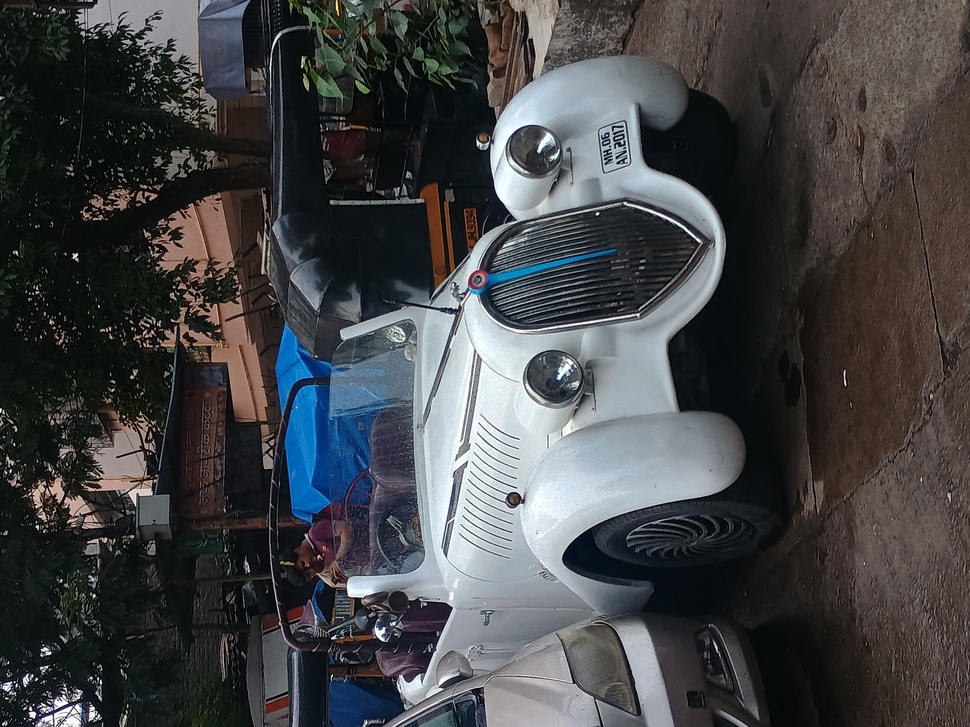
%> input picture vintage_car.jpg, 970 x 727 px, shrunk from 4096 x 3072 before the run
$ octave Histogram_Matching.m   (GNU Octave 9; MATLAB toolbox functions it lacks are replaced by stand-ins)
%> lines starting %> are read from the running program, lines starting %| are printed output that depends on the picture
clc;
close all;
clear all;

input_image = imread("images/vintage_car.jpg");
%> input_image is the input picture: size 727x970x3 uint8; mean R, G, B 67.4, 68.5, 70.3

input_image = im2gray(input_image);
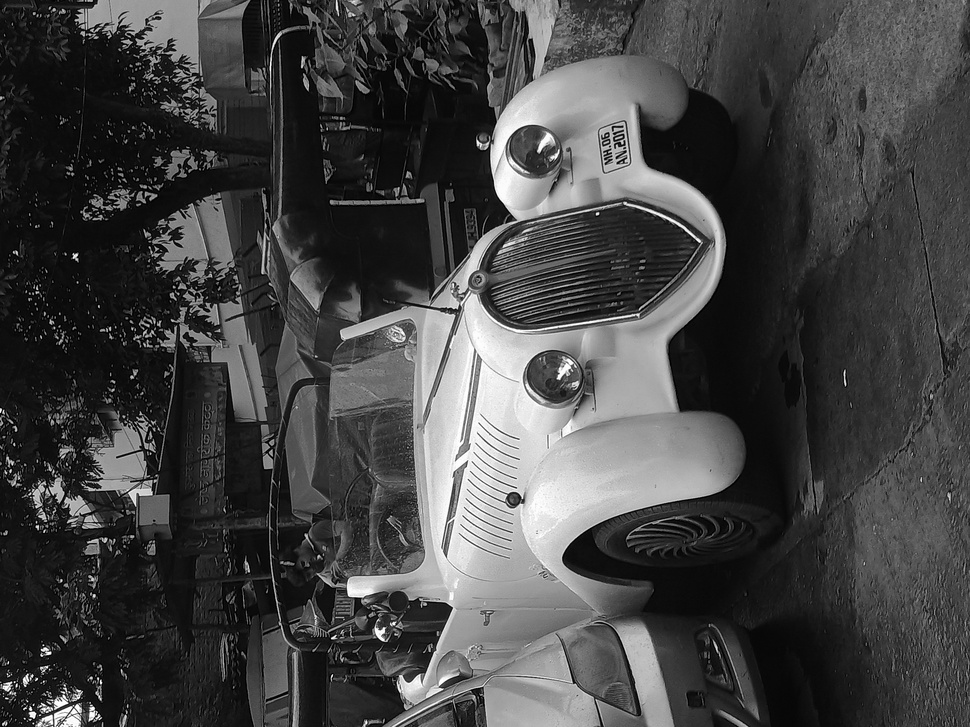
%> input_image: size 727x970 uint8; min 0, max 255, mean 68.4
input_hist = imhist(input_image);
%> input_hist = 256 values, max 18778 at index 14, min 110 at index 256, mean 2754.6
N = numel(input_image);
%> N = 705190

pdf_hist = input_hist ./ N;  % PDF
%> pdf_hist = 256 values, max 0.0266 at index 14, min 0.000156 at index 256, mean 0.00391
cdf_hist = cumsum(pdf_hist);  % CDF
%> cdf_hist = 256 values from 0.00103 to 1

ref_image = imread ("images/tree_in_the_darkness.jpeg");
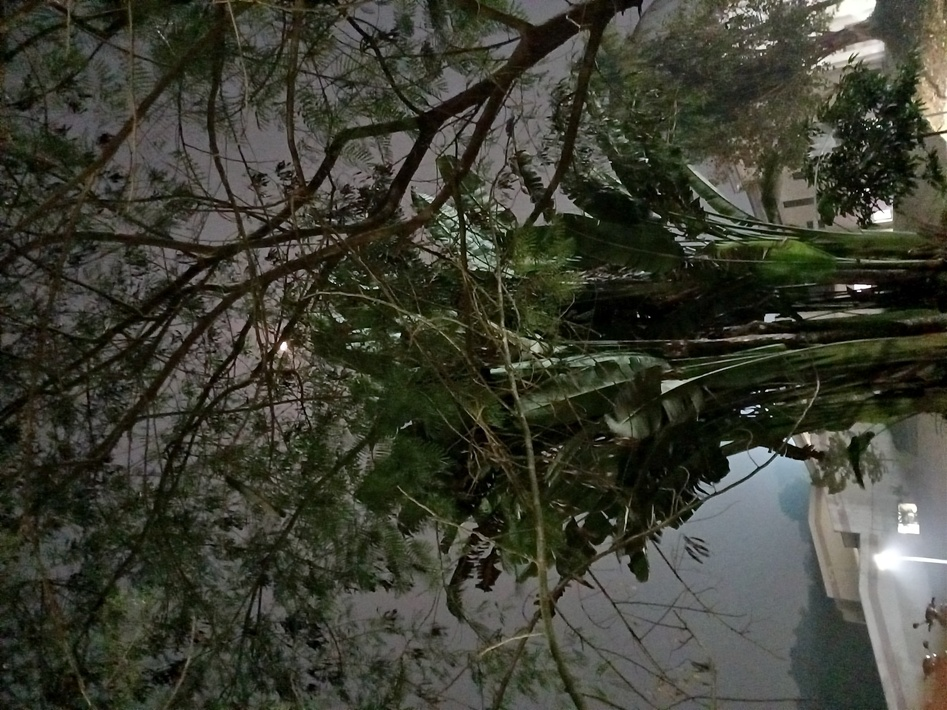
%> input picture tree_in_the_darkness.jpeg, 947 x 710 px, shrunk from 4000 x 3000 before the run
%> ref_image is the input picture: size 710x947x3 uint8; mean R, G, B 61.2, 62.5, 51.1
ref_image = im2gray(ref_image);
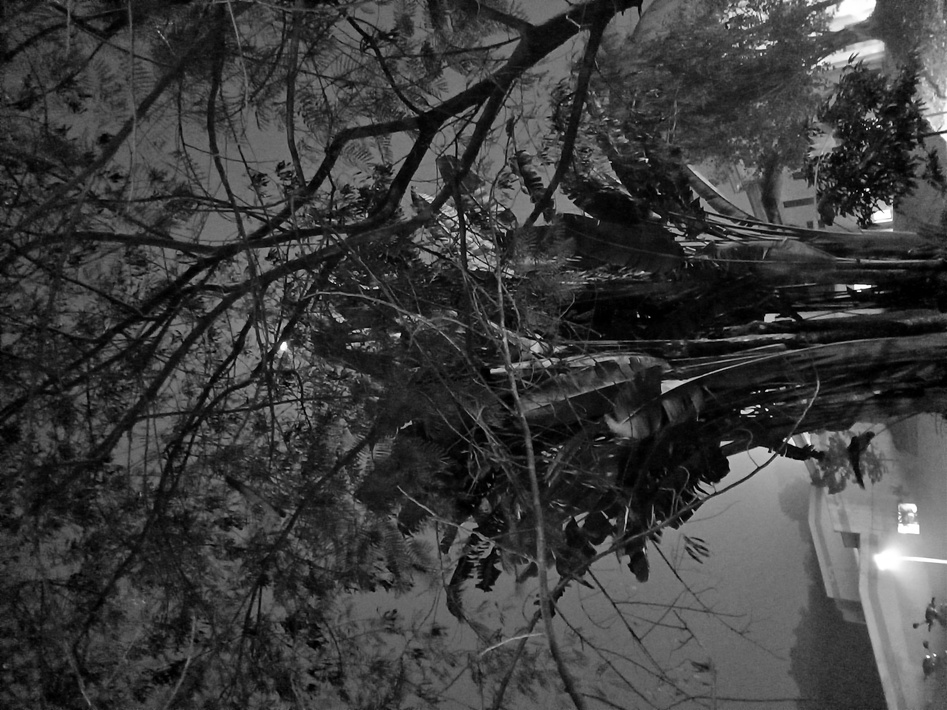
%> ref_image: size 710x947 uint8; min 0, max 255, mean 60.8
ref_hist = imhist(ref_image);
%> ref_hist = 256 values, max 8454 at index 26, min 30 at index 246, mean 2626.4
M = numel(ref_image);
%> M = 672370

pdf_hist_ref = ref_hist ./ M;     % PDF
%> pdf_hist_ref = 256 values, max 0.0126 at index 26, min 4.46e-05 at index 246, mean 0.00391
cdf_hist_ref = cumsum(pdf_hist_ref);  % CDF
%> cdf_hist_ref = 256 values from 0.00139 to 1

% Create mapping from input intensity to reference intensity
mapping = uint8(zeros(256,1));
for intensity = 0 : 255
    [~, index] = min(abs(cdf_hist(intensity + 1) - cdf_hist_ref));
    mapping(intensity + 1) = index - 1;
end
%> this loop made 256 passes
%> index on passes 1 to 3: 1, 2, 3
%> after the loop, mapping = 256 values from 0 to 255

% Apply mapping
%output_image = mapping(uint8((input_image) + 1);
output_image = mapping(uint8(input_image) + 1);
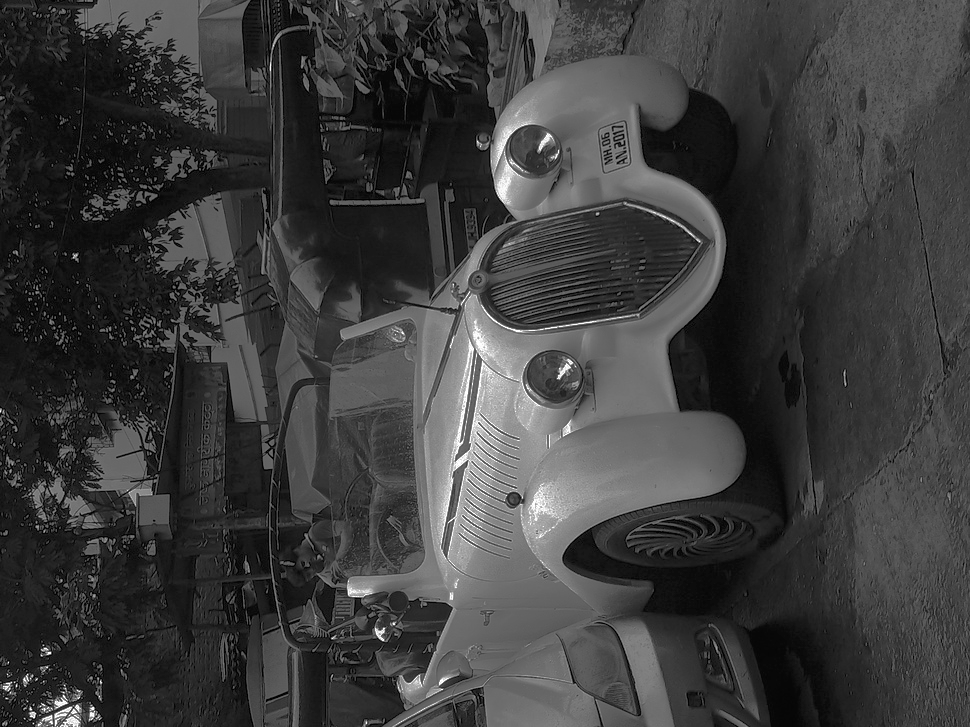
%> output_image: size 727x970 uint8; min 0, max 255, mean 60.9

figure;
subplot(2,5,1);
imshow(input_image); title('Input Image');

subplot(2,5,6);
plot(imhist(input_image)); title('Input Image Histogram');

subplot(2,5,3);
imshow(ref_image); title('Reference Image');

subplot(2,5,8);
plot(imhist(ref_image)); title('Reference Image Histogram');

subplot(2,5,5);
imshow(output_image); title('Histogram Equilized (Output) Image');

subplot(2,5,10);
plot(imhist(output_image)); title('Output Image Histogram');

subplot(2,5,2);
plot(pdf_hist); title('Input PDF');

subplot(2,5,7);
plot(cdf_hist); title('Input CDF');

subplot(2,5,4);
plot(pdf_hist_ref); title('Reference PDF');

subplot(2,5,9);
plot(cdf_hist_ref); title('Reference CDF');
%> after `title('Reference CDF')`:
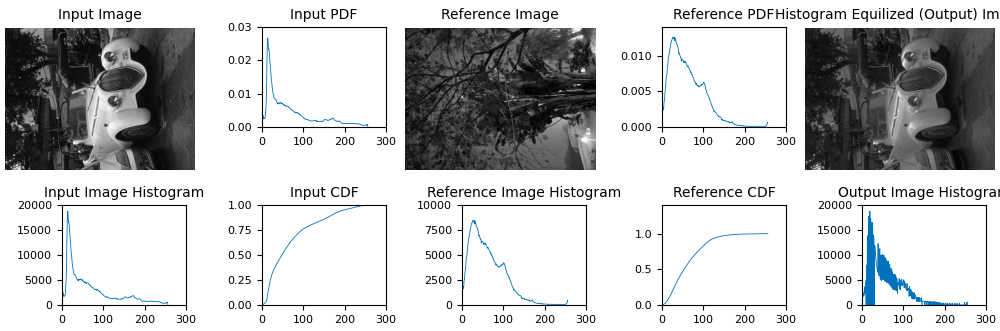
%> figure redrawn from the program's plot data, 10 panels
